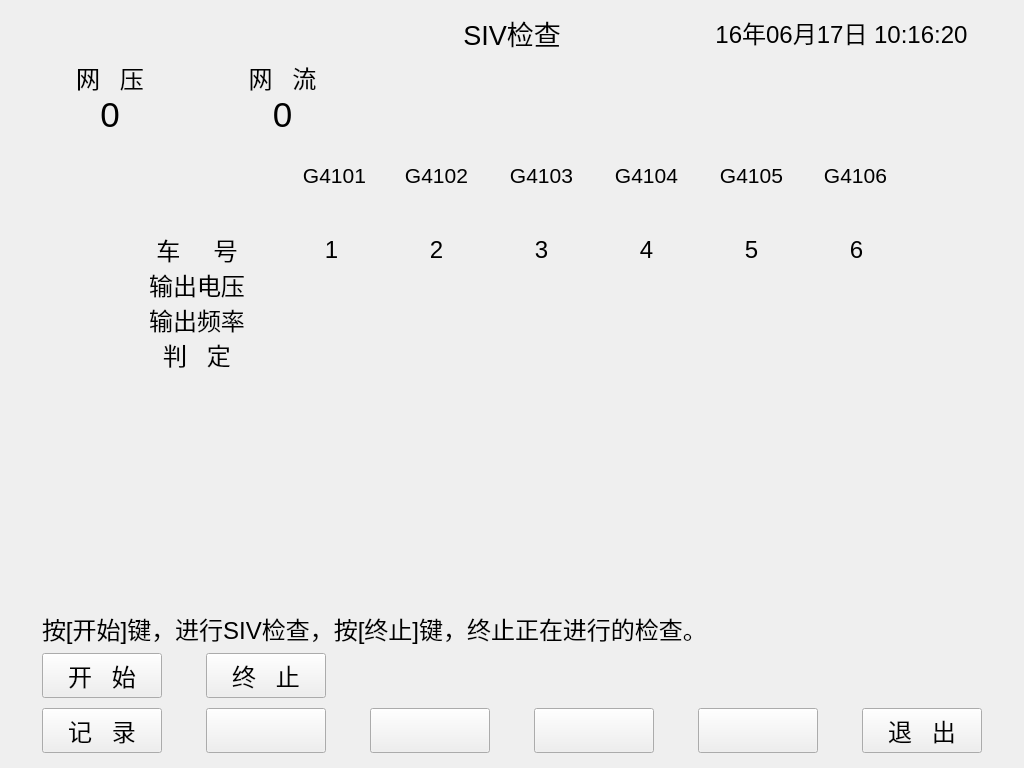
<?xml version="1.0" encoding="UTF-8"?>
<ui version="4.0">
 <class>sivcheck</class>
 <widget class="QDialog" name="sivcheck">
  <property name="geometry">
   <rect>
    <x>0</x>
    <y>0</y>
    <width>1024</width>
    <height>768</height>
   </rect>
  </property>
  <property name="windowTitle">
   <string>SIV检查</string>
  </property>
  <widget class="QLabel" name="carlabel4">
   <property name="geometry">
    <rect>
     <x>606</x>
     <y>163</y>
     <width>81</width>
     <height>25</height>
    </rect>
   </property>
   <property name="font">
    <font>
     <pointsize>16</pointsize>
    </font>
   </property>
   <property name="text">
    <string>G4104</string>
   </property>
   <property name="alignment">
    <set>Qt::AlignCenter</set>
   </property>
  </widget>
  <widget class="QLabel" name="labelinfo_1_7">
   <property name="geometry">
    <rect>
     <x>804</x>
     <y>232</y>
     <width>105</width>
     <height>35</height>
    </rect>
   </property>
   <property name="font">
    <font>
     <pointsize>18</pointsize>
    </font>
   </property>
   <property name="text">
    <string>6</string>
   </property>
   <property name="alignment">
    <set>Qt::AlignCenter</set>
   </property>
  </widget>
  <widget class="QLabel" name="labelinfo_3_3">
   <property name="geometry">
    <rect>
     <x>384</x>
     <y>302</y>
     <width>105</width>
     <height>35</height>
    </rect>
   </property>
   <property name="font">
    <font>
     <pointsize>18</pointsize>
    </font>
   </property>
   <property name="text">
    <string/>
   </property>
   <property name="alignment">
    <set>Qt::AlignCenter</set>
   </property>
  </widget>
  <widget class="QLabel" name="labelinfo_2_3">
   <property name="geometry">
    <rect>
     <x>384</x>
     <y>267</y>
     <width>105</width>
     <height>35</height>
    </rect>
   </property>
   <property name="font">
    <font>
     <pointsize>18</pointsize>
    </font>
   </property>
   <property name="text">
    <string/>
   </property>
   <property name="alignment">
    <set>Qt::AlignCenter</set>
   </property>
  </widget>
  <widget class="QPushButton" name="buttonstrart">
   <property name="geometry">
    <rect>
     <x>42</x>
     <y>653</y>
     <width>120</width>
     <height>45</height>
    </rect>
   </property>
   <property name="font">
    <font>
     <pointsize>18</pointsize>
    </font>
   </property>
   <property name="focusPolicy">
    <enum>Qt::NoFocus</enum>
   </property>
   <property name="text">
    <string>开   始</string>
   </property>
  </widget>
  <widget class="QPushButton" name="buttonrecord">
   <property name="geometry">
    <rect>
     <x>42</x>
     <y>708</y>
     <width>120</width>
     <height>45</height>
    </rect>
   </property>
   <property name="font">
    <font>
     <pointsize>18</pointsize>
    </font>
   </property>
   <property name="focusPolicy">
    <enum>Qt::NoFocus</enum>
   </property>
   <property name="text">
    <string>记   录</string>
   </property>
  </widget>
  <widget class="QLabel" name="carlabel3">
   <property name="geometry">
    <rect>
     <x>501</x>
     <y>163</y>
     <width>81</width>
     <height>25</height>
    </rect>
   </property>
   <property name="font">
    <font>
     <pointsize>16</pointsize>
    </font>
   </property>
   <property name="text">
    <string>G4103</string>
   </property>
   <property name="alignment">
    <set>Qt::AlignCenter</set>
   </property>
  </widget>
  <widget class="QLabel" name="labelinfo_1_5">
   <property name="geometry">
    <rect>
     <x>594</x>
     <y>232</y>
     <width>105</width>
     <height>35</height>
    </rect>
   </property>
   <property name="font">
    <font>
     <pointsize>18</pointsize>
    </font>
   </property>
   <property name="text">
    <string>4</string>
   </property>
   <property name="alignment">
    <set>Qt::AlignCenter</set>
   </property>
  </widget>
  <widget class="QLabel" name="labelinfo_3_6">
   <property name="geometry">
    <rect>
     <x>699</x>
     <y>302</y>
     <width>105</width>
     <height>35</height>
    </rect>
   </property>
   <property name="font">
    <font>
     <pointsize>18</pointsize>
    </font>
   </property>
   <property name="text">
    <string/>
   </property>
   <property name="alignment">
    <set>Qt::AlignCenter</set>
   </property>
  </widget>
  <widget class="QPushButton" name="buttonstop">
   <property name="geometry">
    <rect>
     <x>206</x>
     <y>653</y>
     <width>120</width>
     <height>45</height>
    </rect>
   </property>
   <property name="font">
    <font>
     <pointsize>18</pointsize>
    </font>
   </property>
   <property name="focusPolicy">
    <enum>Qt::NoFocus</enum>
   </property>
   <property name="text">
    <string>终   止</string>
   </property>
  </widget>
  <widget class="QLabel" name="carlabel1">
   <property name="geometry">
    <rect>
     <x>295</x>
     <y>163</y>
     <width>79</width>
     <height>25</height>
    </rect>
   </property>
   <property name="font">
    <font>
     <pointsize>16</pointsize>
    </font>
   </property>
   <property name="text">
    <string>G4101</string>
   </property>
   <property name="alignment">
    <set>Qt::AlignCenter</set>
   </property>
  </widget>
  <widget class="QLabel" name="labelinfo_3_5">
   <property name="geometry">
    <rect>
     <x>594</x>
     <y>302</y>
     <width>105</width>
     <height>35</height>
    </rect>
   </property>
   <property name="font">
    <font>
     <pointsize>18</pointsize>
    </font>
   </property>
   <property name="text">
    <string/>
   </property>
   <property name="alignment">
    <set>Qt::AlignCenter</set>
   </property>
  </widget>
  <widget class="QLabel" name="title">
   <property name="geometry">
    <rect>
     <x>10</x>
     <y>10</y>
     <width>345</width>
     <height>45</height>
    </rect>
   </property>
   <property name="sizePolicy">
    <sizepolicy hsizetype="Expanding" vsizetype="Expanding">
     <horstretch>0</horstretch>
     <verstretch>0</verstretch>
    </sizepolicy>
   </property>
   <property name="font">
    <font>
     <pointsize>18</pointsize>
    </font>
   </property>
   <property name="text">
    <string/>
   </property>
  </widget>
  <widget class="QLabel" name="labelinfo_2_4">
   <property name="geometry">
    <rect>
     <x>489</x>
     <y>267</y>
     <width>105</width>
     <height>35</height>
    </rect>
   </property>
   <property name="font">
    <font>
     <pointsize>18</pointsize>
    </font>
   </property>
   <property name="text">
    <string/>
   </property>
   <property name="alignment">
    <set>Qt::AlignCenter</set>
   </property>
  </widget>
  <widget class="QLabel" name="labelinfo_2_1">
   <property name="geometry">
    <rect>
     <x>115</x>
     <y>267</y>
     <width>164</width>
     <height>35</height>
    </rect>
   </property>
   <property name="font">
    <font>
     <pointsize>18</pointsize>
    </font>
   </property>
   <property name="text">
    <string>输出电压</string>
   </property>
   <property name="alignment">
    <set>Qt::AlignCenter</set>
   </property>
  </widget>
  <widget class="QLabel" name="carlabel2">
   <property name="geometry">
    <rect>
     <x>396</x>
     <y>163</y>
     <width>81</width>
     <height>25</height>
    </rect>
   </property>
   <property name="font">
    <font>
     <pointsize>16</pointsize>
    </font>
   </property>
   <property name="text">
    <string>G4102</string>
   </property>
   <property name="alignment">
    <set>Qt::AlignCenter</set>
   </property>
  </widget>
  <widget class="QLabel" name="labelinfo_2_2">
   <property name="geometry">
    <rect>
     <x>279</x>
     <y>267</y>
     <width>105</width>
     <height>35</height>
    </rect>
   </property>
   <property name="font">
    <font>
     <pointsize>18</pointsize>
    </font>
   </property>
   <property name="text">
    <string/>
   </property>
   <property name="alignment">
    <set>Qt::AlignCenter</set>
   </property>
  </widget>
  <widget class="QLabel" name="labelinfo_1_2">
   <property name="geometry">
    <rect>
     <x>279</x>
     <y>232</y>
     <width>105</width>
     <height>35</height>
    </rect>
   </property>
   <property name="font">
    <font>
     <pointsize>18</pointsize>
    </font>
   </property>
   <property name="text">
    <string>1</string>
   </property>
   <property name="alignment">
    <set>Qt::AlignCenter</set>
   </property>
  </widget>
  <widget class="QLabel" name="title_3">
   <property name="geometry">
    <rect>
     <x>669</x>
     <y>10</y>
     <width>345</width>
     <height>45</height>
    </rect>
   </property>
   <property name="sizePolicy">
    <sizepolicy hsizetype="Expanding" vsizetype="Expanding">
     <horstretch>0</horstretch>
     <verstretch>0</verstretch>
    </sizepolicy>
   </property>
   <property name="font">
    <font>
     <pointsize>18</pointsize>
    </font>
   </property>
   <property name="text">
    <string>16年06月17日 10:16:20</string>
   </property>
   <property name="alignment">
    <set>Qt::AlignCenter</set>
   </property>
  </widget>
  <widget class="QLabel" name="carlabel6">
   <property name="geometry">
    <rect>
     <x>816</x>
     <y>163</y>
     <width>79</width>
     <height>25</height>
    </rect>
   </property>
   <property name="font">
    <font>
     <pointsize>16</pointsize>
    </font>
   </property>
   <property name="text">
    <string>G4106</string>
   </property>
   <property name="alignment">
    <set>Qt::AlignCenter</set>
   </property>
  </widget>
  <widget class="QLabel" name="carimagelabel5">
   <property name="geometry">
    <rect>
     <x>699</x>
     <y>150</y>
     <width>105</width>
     <height>80</height>
    </rect>
   </property>
   <property name="text">
    <string/>
   </property>
  </widget>
  <widget class="QLabel" name="labelinfo_1_4">
   <property name="geometry">
    <rect>
     <x>489</x>
     <y>232</y>
     <width>105</width>
     <height>35</height>
    </rect>
   </property>
   <property name="font">
    <font>
     <pointsize>18</pointsize>
    </font>
   </property>
   <property name="text">
    <string>3</string>
   </property>
   <property name="alignment">
    <set>Qt::AlignCenter</set>
   </property>
  </widget>
  <widget class="QLabel" name="labelmessage">
   <property name="geometry">
    <rect>
     <x>42</x>
     <y>608</y>
     <width>721</width>
     <height>40</height>
    </rect>
   </property>
   <property name="font">
    <font>
     <pointsize>18</pointsize>
    </font>
   </property>
   <property name="text">
    <string>按[开始]键，进行SIV检查，按[终止]键，终止正在进行的检查。</string>
   </property>
   <property name="alignment">
    <set>Qt::AlignLeading|Qt::AlignLeft|Qt::AlignVCenter</set>
   </property>
  </widget>
  <widget class="QLabel" name="labelinfo_2_6">
   <property name="geometry">
    <rect>
     <x>699</x>
     <y>267</y>
     <width>105</width>
     <height>35</height>
    </rect>
   </property>
   <property name="font">
    <font>
     <pointsize>18</pointsize>
    </font>
   </property>
   <property name="text">
    <string/>
   </property>
   <property name="alignment">
    <set>Qt::AlignCenter</set>
   </property>
  </widget>
  <widget class="QLabel" name="carimagelabel4">
   <property name="geometry">
    <rect>
     <x>594</x>
     <y>150</y>
     <width>105</width>
     <height>80</height>
    </rect>
   </property>
   <property name="text">
    <string/>
   </property>
  </widget>
  <widget class="QLabel" name="labelinfo_3_1">
   <property name="geometry">
    <rect>
     <x>115</x>
     <y>302</y>
     <width>164</width>
     <height>35</height>
    </rect>
   </property>
   <property name="font">
    <font>
     <pointsize>18</pointsize>
    </font>
   </property>
   <property name="text">
    <string>输出频率</string>
   </property>
   <property name="alignment">
    <set>Qt::AlignCenter</set>
   </property>
  </widget>
  <widget class="QLabel" name="carimagelabel1">
   <property name="geometry">
    <rect>
     <x>279</x>
     <y>150</y>
     <width>105</width>
     <height>80</height>
    </rect>
   </property>
   <property name="text">
    <string/>
   </property>
  </widget>
  <widget class="QLabel" name="labelinfo_2_7">
   <property name="geometry">
    <rect>
     <x>804</x>
     <y>267</y>
     <width>105</width>
     <height>35</height>
    </rect>
   </property>
   <property name="font">
    <font>
     <pointsize>18</pointsize>
    </font>
   </property>
   <property name="text">
    <string/>
   </property>
   <property name="alignment">
    <set>Qt::AlignCenter</set>
   </property>
  </widget>
  <widget class="QLabel" name="labelbuttonarea">
   <property name="geometry">
    <rect>
     <x>10</x>
     <y>703</y>
     <width>1004</width>
     <height>55</height>
    </rect>
   </property>
   <property name="text">
    <string/>
   </property>
  </widget>
  <widget class="QLabel" name="labelinfo_1_3">
   <property name="geometry">
    <rect>
     <x>384</x>
     <y>232</y>
     <width>105</width>
     <height>35</height>
    </rect>
   </property>
   <property name="font">
    <font>
     <pointsize>18</pointsize>
    </font>
   </property>
   <property name="text">
    <string>2</string>
   </property>
   <property name="alignment">
    <set>Qt::AlignCenter</set>
   </property>
  </widget>
  <widget class="QLabel" name="labelinfo_3_4">
   <property name="geometry">
    <rect>
     <x>489</x>
     <y>302</y>
     <width>105</width>
     <height>35</height>
    </rect>
   </property>
   <property name="font">
    <font>
     <pointsize>18</pointsize>
    </font>
   </property>
   <property name="text">
    <string/>
   </property>
   <property name="alignment">
    <set>Qt::AlignCenter</set>
   </property>
  </widget>
  <widget class="QLabel" name="title_2">
   <property name="geometry">
    <rect>
     <x>355</x>
     <y>10</y>
     <width>314</width>
     <height>45</height>
    </rect>
   </property>
   <property name="sizePolicy">
    <sizepolicy hsizetype="Expanding" vsizetype="Expanding">
     <horstretch>0</horstretch>
     <verstretch>0</verstretch>
    </sizepolicy>
   </property>
   <property name="font">
    <font>
     <pointsize>20</pointsize>
    </font>
   </property>
   <property name="text">
    <string>SIV检查</string>
   </property>
   <property name="alignment">
    <set>Qt::AlignCenter</set>
   </property>
  </widget>
  <widget class="QPushButton" name="buttontemp3">
   <property name="geometry">
    <rect>
     <x>534</x>
     <y>708</y>
     <width>120</width>
     <height>45</height>
    </rect>
   </property>
   <property name="font">
    <font>
     <pointsize>18</pointsize>
    </font>
   </property>
   <property name="focusPolicy">
    <enum>Qt::NoFocus</enum>
   </property>
   <property name="text">
    <string/>
   </property>
  </widget>
  <widget class="QLabel" name="labelarrow">
   <property name="geometry">
    <rect>
     <x>115</x>
     <y>150</y>
     <width>164</width>
     <height>80</height>
    </rect>
   </property>
   <property name="text">
    <string/>
   </property>
   <property name="alignment">
    <set>Qt::AlignCenter</set>
   </property>
  </widget>
  <widget class="QLabel" name="labelinfo_3_7">
   <property name="geometry">
    <rect>
     <x>804</x>
     <y>302</y>
     <width>105</width>
     <height>35</height>
    </rect>
   </property>
   <property name="font">
    <font>
     <pointsize>18</pointsize>
    </font>
   </property>
   <property name="text">
    <string/>
   </property>
   <property name="alignment">
    <set>Qt::AlignCenter</set>
   </property>
  </widget>
  <widget class="QLabel" name="labelinfo_1_6">
   <property name="geometry">
    <rect>
     <x>699</x>
     <y>232</y>
     <width>105</width>
     <height>35</height>
    </rect>
   </property>
   <property name="font">
    <font>
     <pointsize>18</pointsize>
    </font>
   </property>
   <property name="text">
    <string>5</string>
   </property>
   <property name="alignment">
    <set>Qt::AlignCenter</set>
   </property>
  </widget>
  <widget class="QLabel" name="labelinfo_3_2">
   <property name="geometry">
    <rect>
     <x>279</x>
     <y>302</y>
     <width>105</width>
     <height>35</height>
    </rect>
   </property>
   <property name="font">
    <font>
     <pointsize>18</pointsize>
    </font>
   </property>
   <property name="text">
    <string/>
   </property>
   <property name="alignment">
    <set>Qt::AlignCenter</set>
   </property>
  </widget>
  <widget class="QPushButton" name="buttonquit">
   <property name="geometry">
    <rect>
     <x>862</x>
     <y>708</y>
     <width>120</width>
     <height>45</height>
    </rect>
   </property>
   <property name="font">
    <font>
     <pointsize>18</pointsize>
    </font>
   </property>
   <property name="focusPolicy">
    <enum>Qt::NoFocus</enum>
   </property>
   <property name="text">
    <string>退   出</string>
   </property>
  </widget>
  <widget class="QLabel" name="carimagelabel3">
   <property name="geometry">
    <rect>
     <x>489</x>
     <y>150</y>
     <width>105</width>
     <height>80</height>
    </rect>
   </property>
   <property name="text">
    <string/>
   </property>
  </widget>
  <widget class="QLabel" name="labelinfo_1_1">
   <property name="geometry">
    <rect>
     <x>115</x>
     <y>232</y>
     <width>164</width>
     <height>35</height>
    </rect>
   </property>
   <property name="font">
    <font>
     <pointsize>18</pointsize>
    </font>
   </property>
   <property name="text">
    <string>车     号</string>
   </property>
   <property name="alignment">
    <set>Qt::AlignCenter</set>
   </property>
  </widget>
  <widget class="QLabel" name="carlabel5">
   <property name="geometry">
    <rect>
     <x>711</x>
     <y>163</y>
     <width>81</width>
     <height>25</height>
    </rect>
   </property>
   <property name="font">
    <font>
     <pointsize>16</pointsize>
    </font>
   </property>
   <property name="text">
    <string>G4105</string>
   </property>
   <property name="alignment">
    <set>Qt::AlignCenter</set>
   </property>
  </widget>
  <widget class="QPushButton" name="buttontemp4">
   <property name="geometry">
    <rect>
     <x>698</x>
     <y>708</y>
     <width>120</width>
     <height>45</height>
    </rect>
   </property>
   <property name="font">
    <font>
     <pointsize>18</pointsize>
    </font>
   </property>
   <property name="focusPolicy">
    <enum>Qt::NoFocus</enum>
   </property>
   <property name="text">
    <string/>
   </property>
  </widget>
  <widget class="QLabel" name="labelinfo_2_5">
   <property name="geometry">
    <rect>
     <x>594</x>
     <y>267</y>
     <width>105</width>
     <height>35</height>
    </rect>
   </property>
   <property name="font">
    <font>
     <pointsize>18</pointsize>
    </font>
   </property>
   <property name="text">
    <string/>
   </property>
   <property name="alignment">
    <set>Qt::AlignCenter</set>
   </property>
  </widget>
  <widget class="QLabel" name="carimagelabel6">
   <property name="geometry">
    <rect>
     <x>804</x>
     <y>150</y>
     <width>105</width>
     <height>80</height>
    </rect>
   </property>
   <property name="text">
    <string/>
   </property>
  </widget>
  <widget class="QPushButton" name="buttontemp1">
   <property name="geometry">
    <rect>
     <x>206</x>
     <y>708</y>
     <width>120</width>
     <height>45</height>
    </rect>
   </property>
   <property name="font">
    <font>
     <pointsize>18</pointsize>
    </font>
   </property>
   <property name="focusPolicy">
    <enum>Qt::NoFocus</enum>
   </property>
   <property name="text">
    <string/>
   </property>
  </widget>
  <widget class="QLabel" name="carimagelabel2">
   <property name="geometry">
    <rect>
     <x>384</x>
     <y>150</y>
     <width>105</width>
     <height>80</height>
    </rect>
   </property>
   <property name="text">
    <string/>
   </property>
  </widget>
  <widget class="QPushButton" name="buttontemp2">
   <property name="geometry">
    <rect>
     <x>370</x>
     <y>708</y>
     <width>120</width>
     <height>45</height>
    </rect>
   </property>
   <property name="font">
    <font>
     <pointsize>18</pointsize>
    </font>
   </property>
   <property name="focusPolicy">
    <enum>Qt::NoFocus</enum>
   </property>
   <property name="text">
    <string/>
   </property>
  </widget>
  <widget class="QLabel" name="labelinfo_4_7">
   <property name="geometry">
    <rect>
     <x>804</x>
     <y>337</y>
     <width>105</width>
     <height>35</height>
    </rect>
   </property>
   <property name="font">
    <font>
     <pointsize>18</pointsize>
    </font>
   </property>
   <property name="text">
    <string/>
   </property>
   <property name="alignment">
    <set>Qt::AlignCenter</set>
   </property>
  </widget>
  <widget class="QLabel" name="labelinfo_4_6">
   <property name="geometry">
    <rect>
     <x>699</x>
     <y>337</y>
     <width>105</width>
     <height>35</height>
    </rect>
   </property>
   <property name="font">
    <font>
     <pointsize>18</pointsize>
    </font>
   </property>
   <property name="text">
    <string/>
   </property>
   <property name="alignment">
    <set>Qt::AlignCenter</set>
   </property>
  </widget>
  <widget class="QLabel" name="labelinfo_4_4">
   <property name="geometry">
    <rect>
     <x>489</x>
     <y>337</y>
     <width>105</width>
     <height>35</height>
    </rect>
   </property>
   <property name="font">
    <font>
     <pointsize>18</pointsize>
    </font>
   </property>
   <property name="text">
    <string/>
   </property>
   <property name="alignment">
    <set>Qt::AlignCenter</set>
   </property>
  </widget>
  <widget class="QLabel" name="labelinfo_4_5">
   <property name="geometry">
    <rect>
     <x>594</x>
     <y>337</y>
     <width>105</width>
     <height>35</height>
    </rect>
   </property>
   <property name="font">
    <font>
     <pointsize>18</pointsize>
    </font>
   </property>
   <property name="text">
    <string/>
   </property>
   <property name="alignment">
    <set>Qt::AlignCenter</set>
   </property>
  </widget>
  <widget class="QLabel" name="labelinfo_4_2">
   <property name="geometry">
    <rect>
     <x>279</x>
     <y>337</y>
     <width>105</width>
     <height>35</height>
    </rect>
   </property>
   <property name="font">
    <font>
     <pointsize>18</pointsize>
    </font>
   </property>
   <property name="text">
    <string/>
   </property>
   <property name="alignment">
    <set>Qt::AlignCenter</set>
   </property>
  </widget>
  <widget class="QLabel" name="labelinfo_4_1">
   <property name="geometry">
    <rect>
     <x>115</x>
     <y>337</y>
     <width>164</width>
     <height>35</height>
    </rect>
   </property>
   <property name="font">
    <font>
     <pointsize>18</pointsize>
    </font>
   </property>
   <property name="text">
    <string>判   定</string>
   </property>
   <property name="alignment">
    <set>Qt::AlignCenter</set>
   </property>
  </widget>
  <widget class="QLabel" name="labelinfo_4_3">
   <property name="geometry">
    <rect>
     <x>384</x>
     <y>337</y>
     <width>105</width>
     <height>35</height>
    </rect>
   </property>
   <property name="font">
    <font>
     <pointsize>18</pointsize>
    </font>
   </property>
   <property name="text">
    <string/>
   </property>
   <property name="alignment">
    <set>Qt::AlignCenter</set>
   </property>
  </widget>
  <widget class="QLabel" name="labelvoltage">
   <property name="geometry">
    <rect>
     <x>40</x>
     <y>92</y>
     <width>140</width>
     <height>45</height>
    </rect>
   </property>
   <property name="font">
    <font>
     <pointsize>26</pointsize>
    </font>
   </property>
   <property name="text">
    <string>0</string>
   </property>
   <property name="alignment">
    <set>Qt::AlignCenter</set>
   </property>
  </widget>
  <widget class="QLabel" name="label_2">
   <property name="geometry">
    <rect>
     <x>40</x>
     <y>62</y>
     <width>140</width>
     <height>30</height>
    </rect>
   </property>
   <property name="font">
    <font>
     <pointsize>18</pointsize>
    </font>
   </property>
   <property name="text">
    <string>网   压</string>
   </property>
   <property name="alignment">
    <set>Qt::AlignCenter</set>
   </property>
  </widget>
  <widget class="QLabel" name="label_3">
   <property name="geometry">
    <rect>
     <x>210</x>
     <y>62</y>
     <width>145</width>
     <height>30</height>
    </rect>
   </property>
   <property name="font">
    <font>
     <pointsize>18</pointsize>
    </font>
   </property>
   <property name="text">
    <string>网   流</string>
   </property>
   <property name="alignment">
    <set>Qt::AlignCenter</set>
   </property>
  </widget>
  <widget class="QLabel" name="labelcurrent">
   <property name="geometry">
    <rect>
     <x>210</x>
     <y>92</y>
     <width>145</width>
     <height>45</height>
    </rect>
   </property>
   <property name="font">
    <font>
     <pointsize>26</pointsize>
    </font>
   </property>
   <property name="text">
    <string>0</string>
   </property>
   <property name="alignment">
    <set>Qt::AlignCenter</set>
   </property>
  </widget>
  <zorder>labelbuttonarea</zorder>
  <zorder>labelinfo_2_7</zorder>
  <zorder>labelinfo_2_5</zorder>
  <zorder>labelinfo_2_4</zorder>
  <zorder>labelinfo_2_2</zorder>
  <zorder>carimagelabel3</zorder>
  <zorder>carimagelabel6</zorder>
  <zorder>carimagelabel5</zorder>
  <zorder>carimagelabel2</zorder>
  <zorder>carimagelabel4</zorder>
  <zorder>carimagelabel1</zorder>
  <zorder>carlabel4</zorder>
  <zorder>labelinfo_1_7</zorder>
  <zorder>labelinfo_3_3</zorder>
  <zorder>labelinfo_2_3</zorder>
  <zorder>buttonstrart</zorder>
  <zorder>buttonrecord</zorder>
  <zorder>carlabel3</zorder>
  <zorder>labelinfo_1_5</zorder>
  <zorder>labelinfo_3_6</zorder>
  <zorder>buttonstop</zorder>
  <zorder>carlabel1</zorder>
  <zorder>labelinfo_3_5</zorder>
  <zorder>title</zorder>
  <zorder>labelinfo_2_1</zorder>
  <zorder>carlabel2</zorder>
  <zorder>labelinfo_1_2</zorder>
  <zorder>title_3</zorder>
  <zorder>carlabel6</zorder>
  <zorder>labelinfo_1_4</zorder>
  <zorder>labelmessage</zorder>
  <zorder>labelinfo_2_6</zorder>
  <zorder>labelinfo_3_1</zorder>
  <zorder>labelinfo_1_3</zorder>
  <zorder>labelinfo_3_4</zorder>
  <zorder>title_2</zorder>
  <zorder>buttontemp3</zorder>
  <zorder>labelarrow</zorder>
  <zorder>labelinfo_3_7</zorder>
  <zorder>labelinfo_1_6</zorder>
  <zorder>labelinfo_3_2</zorder>
  <zorder>buttonquit</zorder>
  <zorder>labelinfo_1_1</zorder>
  <zorder>carlabel5</zorder>
  <zorder>buttontemp4</zorder>
  <zorder>buttontemp1</zorder>
  <zorder>buttontemp2</zorder>
  <zorder>labelinfo_4_7</zorder>
  <zorder>labelinfo_4_6</zorder>
  <zorder>labelinfo_4_4</zorder>
  <zorder>labelinfo_4_5</zorder>
  <zorder>labelinfo_4_2</zorder>
  <zorder>labelinfo_4_1</zorder>
  <zorder>labelinfo_4_3</zorder>
  <zorder>labelvoltage</zorder>
  <zorder>label_2</zorder>
  <zorder>label_3</zorder>
  <zorder>labelcurrent</zorder>
 </widget>
 <resources/>
 <connections/>
</ui>
